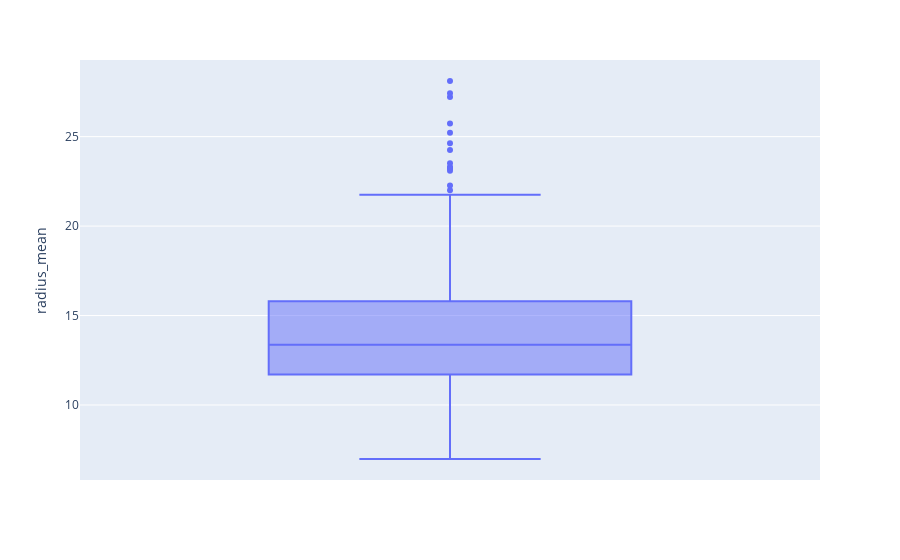
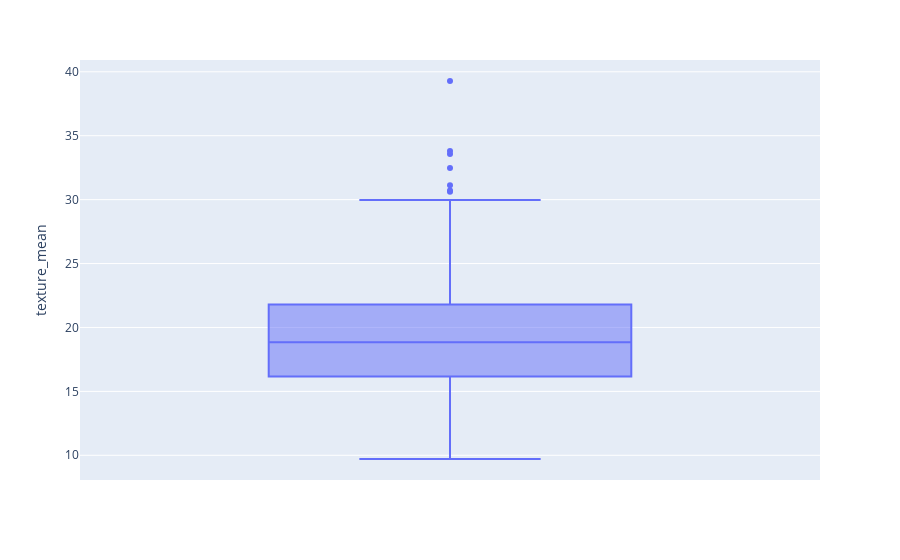
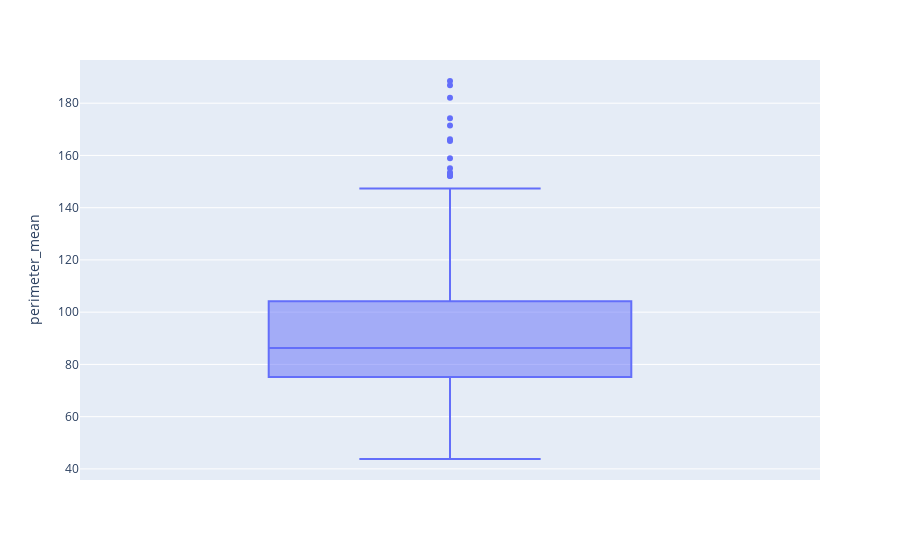
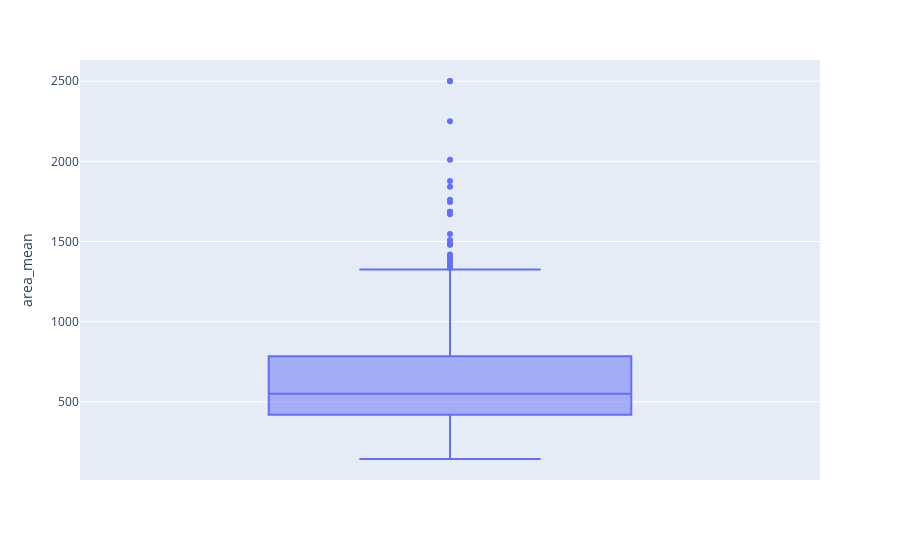

Here is the notebook cell these charts were saved with, in order:
### Code cell
for col in df.columns[2:]:
    fig = px.box(df,y=col)
    fig.show()

### Figure 1 — Plotly figure (JSON) as saved in the notebook; plotly's stock layout.template omitted (floating-point values rounded to 4 significant figures; data arrays with more than 128 entries replaced by an {"elided": "..."} marker saying what was removed)
{"data": [{"alignmentgroup": "True", "hovertemplate": "radius_mean=%{y}<extra></extra>", "legendgroup": "", "marker": {"color": "#636efa"}, "name": "", "notched": false, "offsetgroup": "", "orientation": "v", "showlegend": false, "type": "box", "x0": " ", "xaxis": "x", "y": {"elided": "569 float values"}, "y0": " ", "yaxis": "y"}], "layout": {"boxmode": "group", "legend": {"tracegroupgap": 0}, "margin": {"t": 60}, "xaxis": {"anchor": "y", "domain": [0, 1]}, "yaxis": {"anchor": "x", "domain": [0, 1], "title": {"text": "radius_mean"}}}}

### Figure 2 — Plotly figure (JSON) as saved in the notebook; plotly's stock layout.template omitted (floating-point values rounded to 4 significant figures; data arrays with more than 128 entries replaced by an {"elided": "..."} marker saying what was removed)
{"data": [{"alignmentgroup": "True", "hovertemplate": "texture_mean=%{y}<extra></extra>", "legendgroup": "", "marker": {"color": "#636efa"}, "name": "", "notched": false, "offsetgroup": "", "orientation": "v", "showlegend": false, "type": "box", "x0": " ", "xaxis": "x", "y": {"elided": "569 float values"}, "y0": " ", "yaxis": "y"}], "layout": {"boxmode": "group", "legend": {"tracegroupgap": 0}, "margin": {"t": 60}, "xaxis": {"anchor": "y", "domain": [0, 1]}, "yaxis": {"anchor": "x", "domain": [0, 1], "title": {"text": "texture_mean"}}}}

### Figure 3 — Plotly figure (JSON) as saved in the notebook; plotly's stock layout.template omitted (floating-point values rounded to 4 significant figures; data arrays with more than 128 entries replaced by an {"elided": "..."} marker saying what was removed)
{"data": [{"alignmentgroup": "True", "hovertemplate": "perimeter_mean=%{y}<extra></extra>", "legendgroup": "", "marker": {"color": "#636efa"}, "name": "", "notched": false, "offsetgroup": "", "orientation": "v", "showlegend": false, "type": "box", "x0": " ", "xaxis": "x", "y": {"elided": "569 float values"}, "y0": " ", "yaxis": "y"}], "layout": {"boxmode": "group", "legend": {"tracegroupgap": 0}, "margin": {"t": 60}, "xaxis": {"anchor": "y", "domain": [0, 1]}, "yaxis": {"anchor": "x", "domain": [0, 1], "title": {"text": "perimeter_mean"}}}}

### Figure 4 — Plotly figure (JSON) as saved in the notebook; plotly's stock layout.template omitted (floating-point values rounded to 4 significant figures; data arrays with more than 128 entries replaced by an {"elided": "..."} marker saying what was removed)
{"data": [{"alignmentgroup": "True", "hovertemplate": "area_mean=%{y}<extra></extra>", "legendgroup": "", "marker": {"color": "#636efa"}, "name": "", "notched": false, "offsetgroup": "", "orientation": "v", "showlegend": false, "type": "box", "x0": " ", "xaxis": "x", "y": {"elided": "569 float values"}, "y0": " ", "yaxis": "y"}], "layout": {"boxmode": "group", "legend": {"tracegroupgap": 0}, "margin": {"t": 60}, "xaxis": {"anchor": "y", "domain": [0, 1]}, "yaxis": {"anchor": "x", "domain": [0, 1], "title": {"text": "area_mean"}}}}
